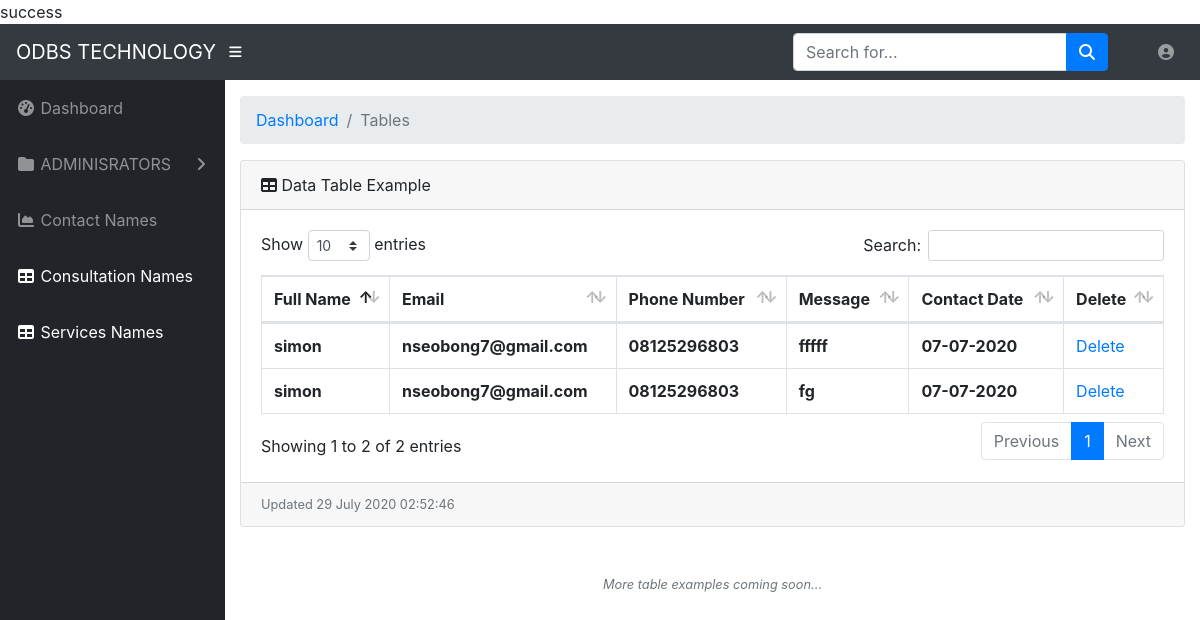
Page /odbsadmin/sevices_tables (signed in) on the committed database.
### tables this page shows
CREATE TABLE `services_table` (
  `id` int(11) NOT NULL,
  `email` varchar(255) NOT NULL,
  `fulname` varchar(255) NOT NULL,
  `phone` varchar(255) NOT NULL,
  `message` text NOT NULL,
  `date` date NOT NULL DEFAULT current_timestamp()
);

### odbsadmin/views/sevices_tables.php (the view, shortened to what this page needs)
<?php require_once 'common/header.php'; ?>
<body id="page-top">
  <nav class="navbar navbar-expand navbar-dark bg-dark static-top">
    <a class="navbar-brand mr-1" href="dashboard">ODBS TECHNOLOGY</a>
    <button class="btn btn-link btn-sm text-white order-1 order-sm-0" id="sidebarToggle" href="#">
      <i class="fas fa-bars"></i>
    </button>
    <form class="d-none d-md-inline-block form-inline ml-auto mr-0 mr-md-3 my-2 my-md-0">
      <div class="input-group">
        <input type="text" class="form-control" placeholder="Search for..." aria-label="Search" aria-describedby="basic-addon2">
        <div class="input-group-append">
          <button class="btn btn-primary" type="button">
            <i class="fas fa-search"></i>
          </button>
        </div>
      </div>
    </form>
    <ul class="navbar-nav ml-auto ml-md-0">
      <li class="nav-item dropdown no-arrow mx-1">
        <a class="nav-link dropdown-toggle" href="#" id="alertsDropdown" role="button" data-toggle="dropdown" aria-haspopup="true" aria-expanded="false"></a>
      </li>
      <li class="nav-item dropdown no-arrow">
        <a class="nav-link dropdown-toggle" href="#" id="userDropdown" role="button" data-toggle="dropdown" aria-haspopup="true" aria-expanded="false">
          <i class="fas fa-user-circle fa-fw"></i>
        </a>
      </li>
    </ul>
  </nav>
  <div id="wrapper">
    <ul class="sidebar navbar-nav">
      <li class="nav-item">
        <a class="nav-link" href="<?php echo HOME; ?>dashboard">
          <i class="fas fa-fw fa-tachometer-alt"></i>
          <span>Dashboard</span>
        </a>
      </li>
      <li class="nav-item dropdown">
        <a class="nav-link dropdown-toggle" href="#" id="pagesDropdown" role="button" data-toggle="dropdown" aria-haspopup="true" aria-expanded="false">
          <i class="fas fa-fw fa-folder"></i>
          <span>ADMINISRATORS</span>
        </a>
      </li>
      <li class="nav-item">
        <a class="nav-link" href="<?php echo HOME; ?>contact">
          <i class="fas fa-fw fa-chart-area"></i>
          <span>Contact Names</span></a>
      </li>
      <li class="nav-item active">
        <a class="nav-link" href="<?php echo HOME; ?>consultation">
          <i class="fas fa-fw fa-table"></i>
          <span>Consultation Names</span></a>
      </li>
      <li class="nav-item active">
        <a class="nav-link" href="<?php echo HOME; ?>sevices_tables">
          <i class="fas fa-fw fa-table"></i>
          <span>Services Names</span></a>
      </li>
    </ul>
    <div id="content-wrapper">
      <div class="container-fluid">
        <ol class="breadcrumb">
          <li class="breadcrumb-item">
            <a href="#">Dashboard</a>
          </li>
          <li class="breadcrumb-item active">Tables</li>
        </ol>
        <div class="card mb-3">
          <div class="card-header">
            <i class="fas fa-table"></i>
            Data Table Example</div>
          <div class="card-body">
            <div class="table-responsive">
              <table class="table table-bordered" id="dataTable" width="100%" cellspacing="0">
                <thead>
                  <tr>
                    <th>Full Name</th>
                    <th>Email</th>
                    <th>Phone Number</th>
                    <th>Message</th>
                    <th>Contact Date</th>
                    <th>Delete</th>
                  </tr>
                </thead>
                <tbody>
                  <?php
                  if (count($services_tables) > 0) {
                  foreach ($services_tables as $services_table) {
                    $id = $services_table['id'];
                    $fulname = $services_table['fulname'];
                    $phone = $services_table['phone'];
                    $message = $services_table['message'];
                    $date = date('d-m-Y', strtotime($services_table['date']));
                    echo "<tr>";
                    $email = $services_table['email'];
                    echo"<th>$fulname</th>";
                    echo"<th>$email</th>";
                    echo"<th>$phone</th>";
                    echo"<th>$message</th>";
                    echo"<th>$date</th>";
                    echo " <td><a href='delete_services?id={$id}'>Delete</a></td>";
                  }
                }
                   ?>
                </tbody>
              </table>
            </div>
          </div>
          <div class="card-footer small text-muted">Updated  <?php $date = new  dateTime("now");  echo date_format($date, "d F Y h:i:s"); ?> </div>
        </div>
        <p class="small text-center text-muted my-5">
          <em>More table examples coming soon...</em>
        </p>
      </div>
    </div>
  </div>
<?php require_once 'common/footer.php'; ?>

### rows in the picture
services_table: fulname "simon", email "nseobong7@gmail.com", phone "08125296803", message "fffff", date "07-07-2020"
services_table: fulname "simon", email "nseobong7@gmail.com", phone "08125296803", message "fg", date "07-07-2020"

### other values in the picture
date_format($date, "d F Y h:i:s") "29 July 2020 02:52:46"
